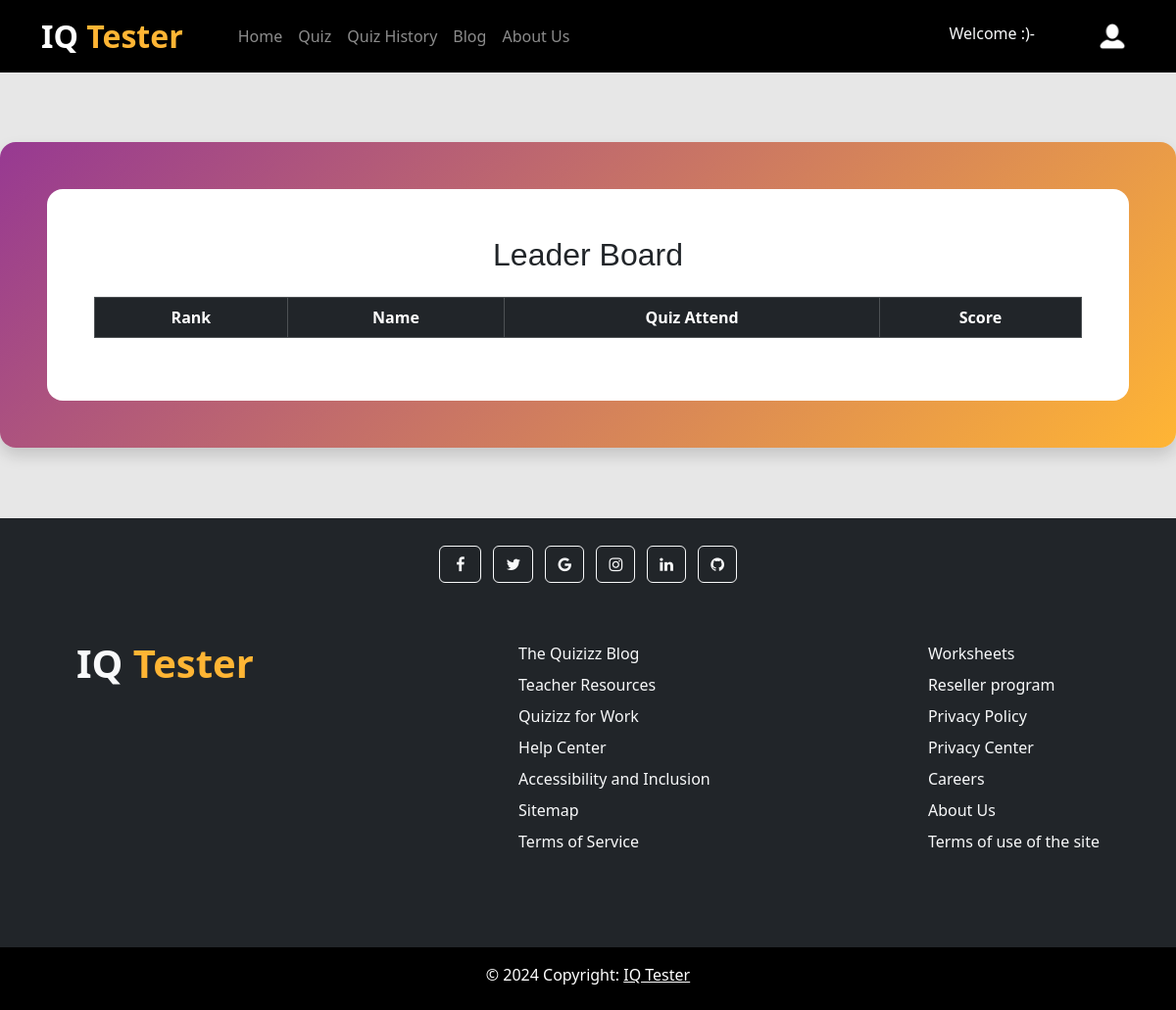
The app's page /leader_board/ (signed in), older data.
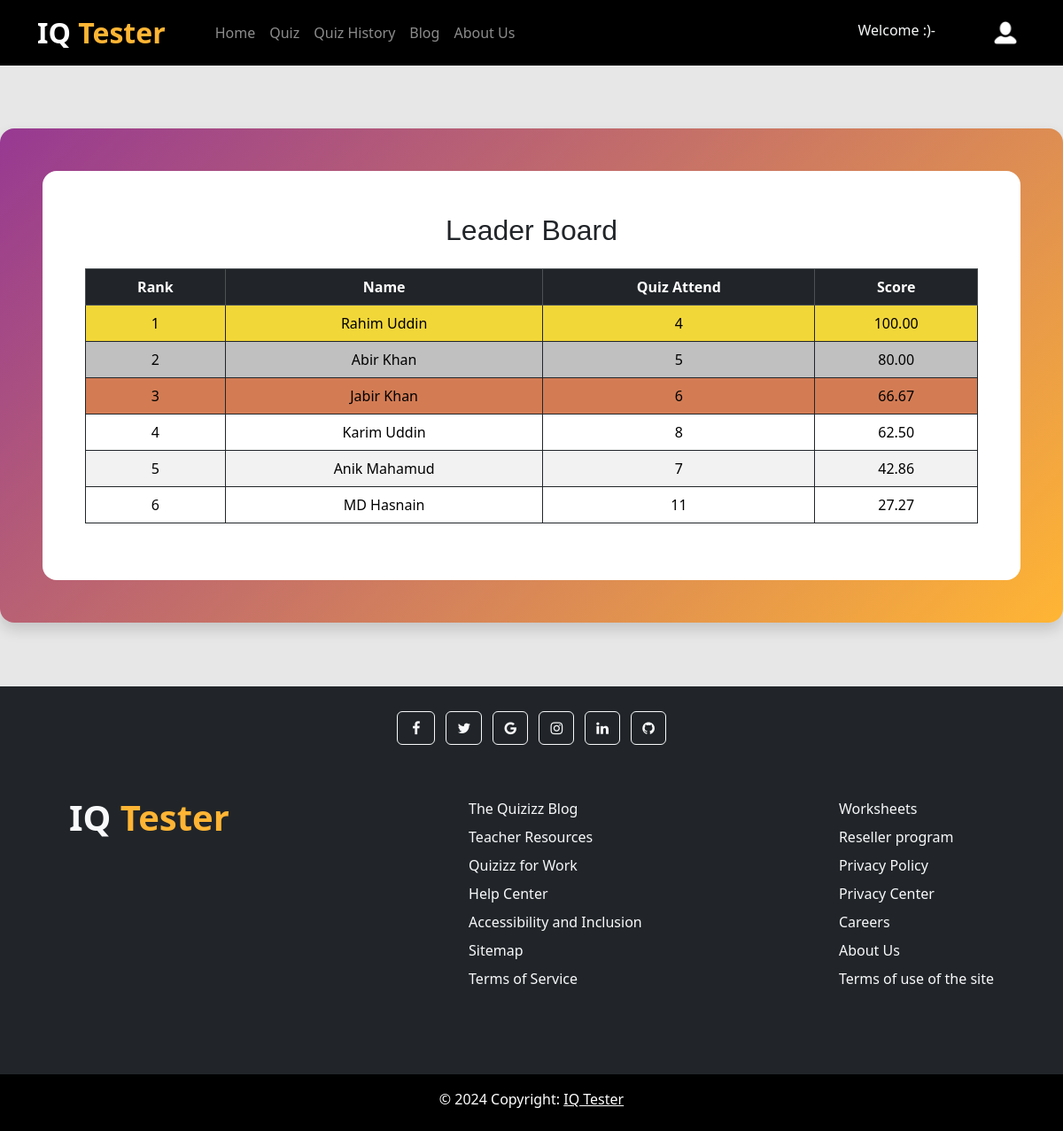
The same page, newer data.
### core/models.py (models this page shows)
class QuizScore(models.Model):
    user = models.OneToOneField(User, on_delete=models.CASCADE, related_name="quiz_score")
    score = models.DecimalField(decimal_places=2, max_digits=6, default=0)
    quiz_count = models.IntegerField(blank=True, null=True, default=0)

### core/views.py (the view)
# urls.py: path('leader_board/', leaderboard, name='leader_board'),
def leaderboard(req):
    data = QuizScore.objects.all().order_by('-score')
    return render(req, 'leader_board.html', {'data': data})

### core/templates/leader_board.html
{% extends "base.html" %}
{% block content %}
<section class="py-4">
    <div style="max-width: 1200px; background: linear-gradient(135deg,#973992,#FFB534)" class="m-auto p-5 my-5 shadow rounded-4">
        <div style="background-color: white;" class="p-5 rounded-4">
            <h2 style="font-family:'Franklin Gothic Medium', 'Arial Narrow', Arial, sans-serif;" class="text-center mb-4">Leader Board</h2>
            <table class="table table-bordered border-dark table-striped">
                <thead class="text-center table-dark">
                  <tr>
                    <th scope="col">Rank</th>
                    <th scope="col">Name</th>
                    <th scope="col">Quiz Attend</th>
                    <th scope="col">Score</th>
                  </tr>
                </thead>
                <tbody>
                  {% for leader in data %}
                  <tr>
                    <td {% if forloop.counter == 1 %}
                    style="background-color: rgb(255, 226, 60);"
                    {% elif forloop.counter == 2 %}
                    style="background-color: silver;"
                    {% elif forloop.counter == 3 %}
                    style="background-color: rgb(222, 131, 88);"
                    {% endif %}
                    class="text-center">{{ forloop.counter }}</td>
                    <td {% if forloop.counter == 1 %}
                    style="background-color: rgb(255, 226, 60);"
                    {% elif forloop.counter == 2 %}
                    style="background-color: silver;"
                    {% elif forloop.counter == 3 %}
                    style="background-color: rgb(222, 131, 88);"
                    {% endif %}
                    class="text-center">{{leader.user.first_name}} {{leader.user.last_name}}</td>
                    <td {% if forloop.counter == 1 %}
                    style="background-color: rgb(255, 226, 60);"
                    {% elif forloop.counter == 2 %}
                    style="background-color: silver;"
                    {% elif forloop.counter == 3 %}
                    style="background-color: rgb(222, 131, 88);"
                    {% endif %}
                    class="text-center">{{leader.quiz_count}}</td>
                    <td {% if forloop.counter == 1 %}
                    style="background-color: rgb(255, 226, 60);"
                    {% elif forloop.counter == 2 %}
                    style="background-color: silver;"
                    {% elif forloop.counter == 3 %}
                    style="background-color: rgb(222, 131, 88);"
                    {% endif %}
                    class="text-center">{{leader.score}}</td>
                  </tr>
                  {% endfor %}
                </tbody>
              </table>
        </div>
    </div>
</section>
{% endblock content %}

Row changes from the older to the newer data that the page shows:
added QuizScore: user.first_name "Rahim", user.last_name "Uddin", quiz_count "4", score "100.00"
added QuizScore: user.first_name "Abir", user.last_name "Khan", quiz_count "5", score "80.00"
added QuizScore: user.first_name "Jabir", user.last_name "Khan", quiz_count "6", score "66.67"
added QuizScore: user.first_name "Karim", user.last_name "Uddin", quiz_count "8", score "62.50"
added QuizScore: user.first_name "Anik", user.last_name "Mahamud", quiz_count "7", score "42.86"
added QuizScore: user.first_name "MD", user.last_name "Hasnain", quiz_count "11", score "27.27"
